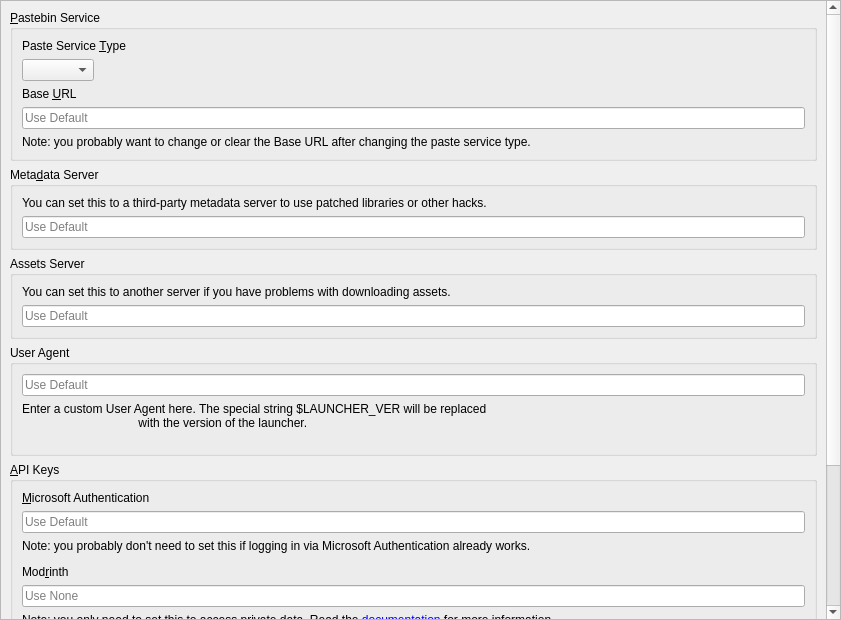
<?xml version="1.0" encoding="UTF-8"?>
<ui version="4.0">
 <class>APIPage</class>
 <widget class="QWidget" name="APIPage">
  <property name="geometry">
   <rect>
    <x>0</x>
    <y>0</y>
    <width>841</width>
    <height>620</height>
   </rect>
  </property>
     <layout class="QVBoxLayout" name="verticalLayout_2">
   <property name="leftMargin">
    <number>0</number>
   </property>
   <property name="topMargin">
    <number>0</number>
   </property>
   <property name="rightMargin">
    <number>0</number>
   </property>
   <property name="bottomMargin">
    <number>0</number>
   </property>
   <item>
       <widget class="QScrollArea" name="scrollArea">
           <property name="widgetResizable">
               <bool>true</bool>
     </property>
           <widget class="QWidget" name="scrollAreaWidgetContents">
               <property name="geometry">
                   <rect>
                       <x>0</x>
                       <y>-216</y>
                       <width>816</width>
                       <height>832</height>
                   </rect>
               </property>
               <layout class="QVBoxLayout" name="verticalLayout">
       <item>
        <widget class="QGroupBox" name="groupBox_paste">
         <property name="title">
          <string>&amp;Pastebin Service</string>
         </property>
         <layout class="QVBoxLayout" name="verticalLayout_3">
          <item>
           <widget class="QLabel" name="pasteServiceTypeLabel">
            <property name="text">
             <string>Paste Service &amp;Type</string>
            </property>
            <property name="buddy">
             <cstring>pasteTypeComboBox</cstring>
            </property>
           </widget>
          </item>
          <item>
              <widget class="QComboBox" name="pasteTypeComboBox">
                  <property name="sizePolicy">
                      <sizepolicy hsizetype="Maximum" vsizetype="Fixed">
                          <horstretch>0</horstretch>
                          <verstretch>0</verstretch>
                      </sizepolicy>
                  </property>
              </widget>
          </item>
          <item>
           <widget class="QLabel" name="baseURLLabel">
            <property name="text">
             <string>Base &amp;URL</string>
            </property>
            <property name="buddy">
             <cstring>baseURLEntry</cstring>
            </property>
           </widget>
          </item>
          <item>
           <widget class="QLineEdit" name="baseURLEntry">
            <property name="placeholderText">
                <string>Use Default</string>
            </property>
            <property name="clearButtonEnabled">
             <bool>true</bool>
            </property>
           </widget>
          </item>
          <item>
           <widget class="QLabel" name="baseURLNote">
            <property name="text">
             <string>Note: you probably want to change or clear the Base URL after changing the paste service type.</string>
            </property>
            <property name="wordWrap">
             <bool>true</bool>
            </property>
           </widget>
          </item>
         </layout>
        </widget>
       </item>
       <item>
        <widget class="QGroupBox" name="groupBox_meta">
         <property name="title">
          <string>Meta&amp;data Server</string>
         </property>
         <layout class="QVBoxLayout" name="verticalLayout_5">
          <item>
              <widget class="QLabel" name="label_6">
            <property name="text">
             <string>You can set this to a third-party metadata server to use patched libraries or other hacks.</string>
            </property>
            <property name="textFormat">
             <enum>Qt::RichText</enum>
            </property>
            <property name="wordWrap">
                <bool>true</bool>
            </property>
                  <property name="openExternalLinks">
             <bool>true</bool>
            </property>
           </widget>
          </item>
          <item>
           <widget class="QLineEdit" name="metaURL">
            <property name="placeholderText">
                <string>Use Default</string>
            </property>
           </widget>
          </item>
         </layout>
        </widget>
       </item>
                   <item>
                       <widget class="QGroupBox" name="groupBox_assets">
                           <property name="title">
                               <string>Assets Server</string>
                           </property>
                           <layout class="QVBoxLayout" name="verticalLayout_6">
                               <item>
                                   <widget class="QLabel" name="label_7">
            <property name="text">
                <string>You can set this to another server if you have problems with downloading assets.</string>
            </property>
            <property name="textFormat">
             <enum>Qt::RichText</enum>
            </property>
            <property name="wordWrap">
             <bool>true</bool>
            </property>
            <property name="openExternalLinks">
             <bool>true</bool>
            </property>
           </widget>
          </item>
                               <item>
                                   <widget class="QLineEdit" name="resourceURL">
                                       <property name="placeholderText">
                                           <string>Use Default</string>
                                       </property>
                                   </widget>
                               </item>
         </layout>
        </widget>
       </item>
       <item>
           <widget class="QGroupBox" name="groupBox_ua">
               <property name="minimumSize">
          <size>
              <width>0</width>
              <height>0</height>
          </size>
         </property>
               <property name="title">
                   <string>User Agent</string>
               </property>
               <layout class="QVBoxLayout" name="verticalLayout_7">
                   <item>
                       <widget class="QLineEdit" name="userAgentLineEdit">
                           <property name="placeholderText">
                               <string>Use Default</string>
                           </property>
                       </widget>
                   </item>
                   <item>
                       <widget class="QLabel" name="userAgentLabel">
                           <property name="text">
                               <string>Enter a custom User Agent here. The special string $LAUNCHER_VER will be replaced
                                   with the version of the launcher.
                               </string>
                           </property>
                           <property name="wordWrap">
                               <bool>true</bool>
                           </property>
                       </widget>
                   </item>
               </layout>
           </widget>
       </item>
       <item>
        <widget class="QGroupBox" name="groupBox_msa">
         <property name="title">
             <string>&amp;API Keys</string>
         </property>
         <layout class="QVBoxLayout" name="verticalLayout_4">
          <item>
              <widget class="QLabel" name="msaClientIDLabel">
            <property name="text">
                <string>&amp;Microsoft Authentication</string>
            </property>
            <property name="textFormat">
             <enum>Qt::RichText</enum>
            </property>
            <property name="wordWrap">
             <bool>true</bool>
            </property>
                  <property name="openExternalLinks">
                      <bool>true</bool>
                  </property>
                  <property name="buddy">
                      <cstring>msaClientID</cstring>
            </property>
           </widget>
          </item>
          <item>
           <widget class="QLineEdit" name="msaClientID">
            <property name="placeholderText">
                <string>Use Default</string>
            </property>
           </widget>
          </item>
          <item>
              <widget class="QLabel" name="label_3">
            <property name="text">
                <string>Note: you probably don't need to set this if logging in via Microsoft Authentication already
                    works.
                </string>
            </property>
            <property name="textFormat">
             <enum>Qt::RichText</enum>
            </property>
            <property name="wordWrap">
             <bool>true</bool>
            </property>
           </widget>
          </item>
             <item>
                 <spacer name="verticalSpacer">
                     <property name="orientation">
                         <enum>Qt::Vertical</enum>
                     </property>
                     <property name="sizeType">
                         <enum>QSizePolicy::Fixed</enum>
                     </property>
                     <property name="sizeHint" stdset="0">
                         <size>
                             <width>0</width>
                             <height>6</height>
                         </size>
            </property>
                 </spacer>
          </item>
             <item>
                 <widget class="QLabel" name="modrinthTokenLabel">
            <property name="text">
                <string>Mod&amp;rinth</string>
            </property>
            <property name="textFormat">
             <enum>Qt::RichText</enum>
            </property>
            <property name="wordWrap">
             <bool>true</bool>
            </property>
            <property name="openExternalLinks">
             <bool>true</bool>
            </property>
                     <property name="buddy">
                         <cstring>modrinthToken</cstring>
            </property>
           </widget>
          </item>
             <item>
           <widget class="QLineEdit" name="modrinthToken">
            <property name="enabled">
             <bool>true</bool>
            </property>
            <property name="placeholderText">
                <string>Use None</string>
            </property>
           </widget>
          </item>
             <item>
                 <widget class="QLabel" name="label_8">
                     <property name="text">
                         <string>&lt;html&gt;&lt;head/&gt;&lt;body&gt;&lt;p&gt;Note: you only need to set this to access
                             private data. Read the &lt;a href=&quot;https://docs.modrinth.com/api/#authentication&quot;&gt;documentation&lt;/a&gt;
                             for more information.&lt;/p&gt;&lt;/body&gt;&lt;/html&gt;
                         </string>
                     </property>
                     <property name="wordWrap">
                         <bool>true</bool>
                     </property>
                     <property name="openExternalLinks">
                         <bool>true</bool>
                     </property>
                 </widget>
             </item>
             <item>
                 <spacer name="verticalSpacer_4">
                     <property name="orientation">
                         <enum>Qt::Vertical</enum>
                     </property>
                     <property name="sizeType">
                         <enum>QSizePolicy::Fixed</enum>
                     </property>
                     <property name="sizeHint" stdset="0">
                         <size>
                             <width>0</width>
                             <height>6</height>
                         </size>
            </property>
                 </spacer>
          </item>
             <item>
                 <widget class="QLabel" name="flameKeyLabel">
            <property name="text">
                <string>&amp;CurseForge</string>
            </property>
            <property name="textFormat">
             <enum>Qt::RichText</enum>
            </property>
            <property name="wordWrap">
             <bool>true</bool>
            </property>
            <property name="openExternalLinks">
             <bool>true</bool>
            </property>
                     <property name="buddy">
                         <cstring>flameKey</cstring>
            </property>
           </widget>
          </item>
             <item>
              <layout class="QGridLayout" name="flameKeyLayout">
               <item row="0" column="0">
           <widget class="QLineEdit" name="flameKey">
            <property name="enabled">
             <bool>true</bool>
            </property>
            <property name="placeholderText">
                <string>Use Default</string>
            </property>
           </widget>
            </item>
            <item row="0" column="1">
             <widget class="QPushButton" name="fetchKeyButton">
              <property name="text">
               <string>Fetch Official Launcher's Key</string>
              </property>
             </widget>
            </item>
           </layout>           
          </item>
             <item>
                 <widget class="QLabel" name="label_10">
            <property name="text">
             <string>&lt;span style=&quot;font-weight:700;&quot;&gt;Using the official CurseForge app's API key may break CurseForge's terms of service but should allow Freesm Launcher to download all mods in a modpack without you needing to download any of them manually.&lt;/span&gt;</string>
            </property>
                     <property name="wordWrap">
                         <bool>true</bool>
            </property>
           </widget>
          </item>
             <item>
                 <spacer name="verticalSpacer_3">
                     <property name="orientation">
                         <enum>Qt::Vertical</enum>
                     </property>
                     <property name="sizeType">
                         <enum>QSizePolicy::Fixed</enum>
                     </property>
                     <property name="sizeHint" stdset="0">
                         <size>
                             <width>0</width>
                             <height>6</height>
                         </size>
                     </property>
                 </spacer>
             </item>
             <item>
                 <widget class="QLabel" name="label_12">
                     <property name="text">
                         <string>&amp;Technic</string>
                     </property>
                     <property name="buddy">
                         <cstring>technicClientID</cstring>
                     </property>
                 </widget>
             </item>
          <item>
              <widget class="QLineEdit" name="technicClientID">
                  <property name="placeholderText">
                      <string>Use Default</string>
                  </property>
              </widget>
          </item>
          <item>
              <widget class="QLabel" name="label_11">
            <property name="text">
                <string>&lt;html&gt;&lt;head/&gt;&lt;body&gt;&lt;p&gt;Note: you only need to set this to access private
                    data.&lt;/p&gt;&lt;/body&gt;&lt;/html&gt;
                </string>
            </property>
                  <property name="wordWrap">
                      <bool>true</bool>
            </property>
           </widget>
          </item>
         </layout>
        </widget>
       </item>
       <item>
           <spacer name="verticalSpacer_2">
         <property name="orientation">
          <enum>Qt::Vertical</enum>
         </property>
         <property name="sizeHint" stdset="0">
          <size>
              <width>0</width>
              <height>0</height>
          </size>
         </property>
        </spacer>
       </item>
      </layout>
     </widget>
    </widget>
   </item>
  </layout>
 </widget>
 <resources/>
 <connections/>
</ui>
